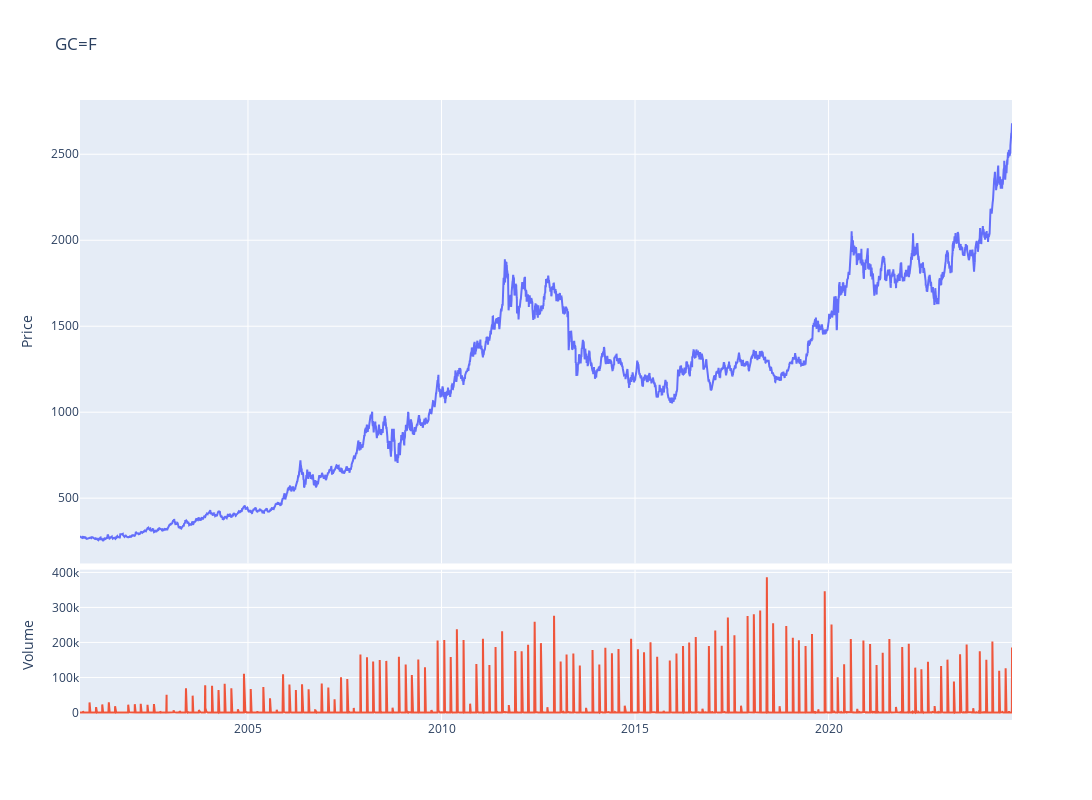

Write notebook code for a chart like this one.
### Code cell
fig = make_subplots(rows=4, cols=1,shared_xaxes=True,vertical_spacing=0.01,specs=[[{'rowspan':3,'colspan':1}],[None],[None],[{'rowspan':1,'colspan':1}]])

# Graph (1,1)
fig.add_trace(go.Scatter(x=stock_ticker.index,y=stock_ticker['Adj Close'],mode="lines",name=f"{ticker}"),row=1, col=1)
# Update xaxis properties
fig.update_yaxes(title_text="Price", row=1, col=1)

# Graph (4,1)
fig.add_trace(go.Scatter(x=stock_ticker.index,y=stock_ticker['Volume'],mode="lines",name='Volume'),row=4, col=1)
fig.update_yaxes(title_text="Volume", row=4, col=1)

fig.update_layout(height=800, width=1300,showlegend=False,title=f"{ticker}")

fig.show()

### Figure 1 — Plotly figure (JSON) as saved in the notebook; plotly's stock layout.template omitted (floating-point values rounded to 4 significant figures; data arrays with more than 128 entries replaced by an {"elided": "..."} marker saying what was removed)
{"data": [{"mode": "lines", "name": "GC=F", "type": "scatter", "x": {"elided": "6041 str values"}, "xaxis": "x", "y": {"elided": "6041 float values"}, "yaxis": "y"}, {"mode": "lines", "name": "Volume", "type": "scatter", "x": {"elided": "6041 str values"}, "xaxis": "x2", "y": {"elided": "6041 int values"}, "yaxis": "y2"}], "layout": {"height": 800, "showlegend": false, "title": {"text": "GC=F"}, "width": 1300, "xaxis": {"anchor": "y", "domain": [0, 1], "matches": "x2", "showticklabels": false}, "xaxis2": {"anchor": "y2", "domain": [0, 1]}, "yaxis": {"anchor": "x", "domain": [0.2525, 1], "title": {"text": "Price"}}, "yaxis2": {"anchor": "x2", "domain": [0, 0.2425], "title": {"text": "Volume"}}}}
